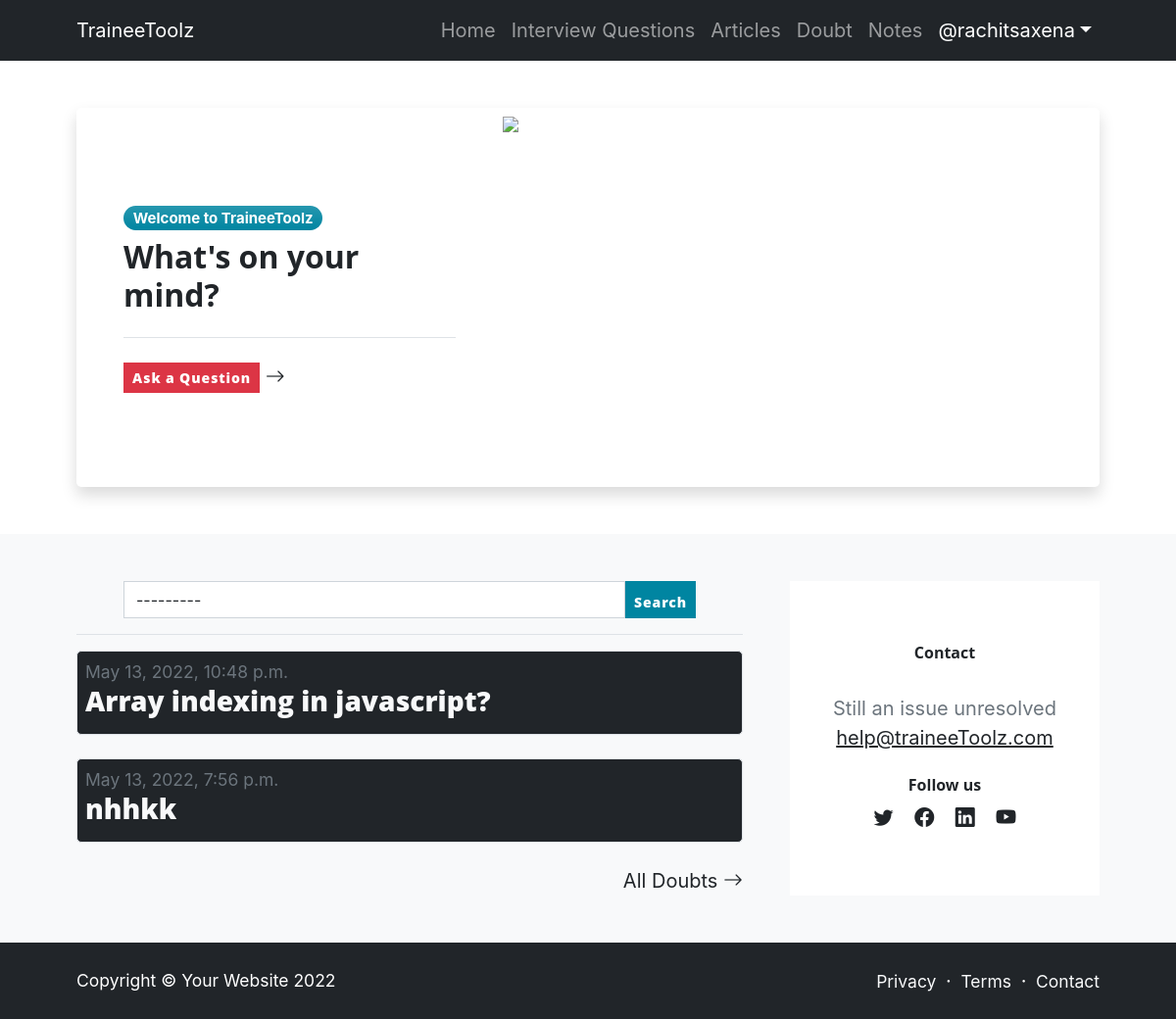
The app's page /doubt/ (signed in), older data.
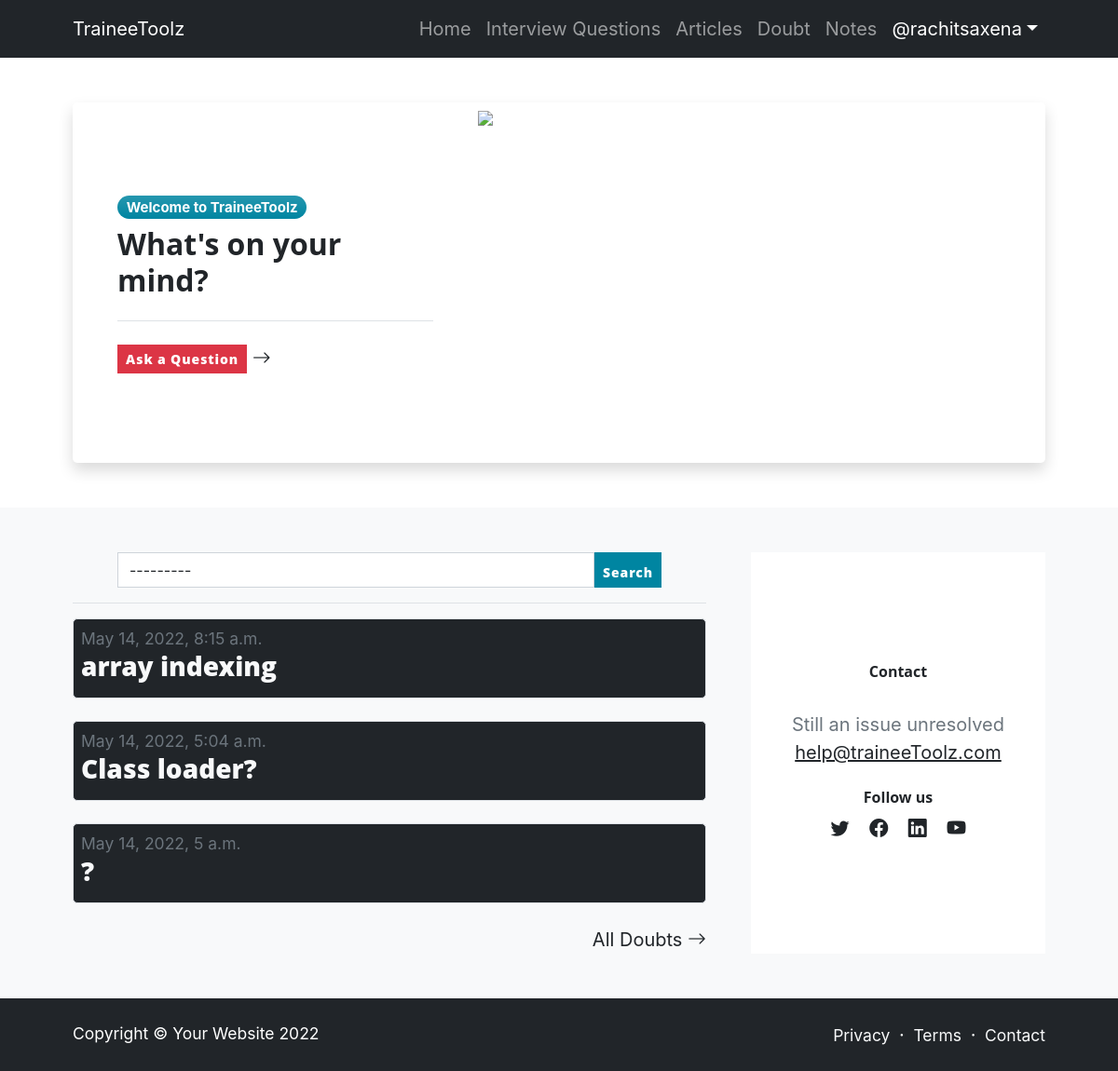
The same page, newer data.
### doubt/models.py (models this page shows)
class Doubt(models.Model):
    heading = models.CharField(max_length=200,blank=True,null=True)
    ques = models.TextField()
    meta = models.CharField(max_length=100, blank=True , null=True)
    user = models.ForeignKey(User , on_delete=models.CASCADE)
    date = models.DateTimeField(auto_now_add=True , null=True , blank=True)
    comments = models.ManyToManyField('Comment' , blank=True , related_name="comments")
    category = models.ForeignKey(Category , on_delete=models.CASCADE, null=True , blank=True )
    def __str__(self):
        return str(self.ques + ' ' + self.user.username)

### doubt/views.py (the view)
# urls.py: path('', views.index, name='index'),
@login_required(login_url="loginPage")
def index(request):
    doubts = Doubt.objects.all().order_by('-date')
    queryset = DoubtFilter(request.GET, queryset=doubts)
    doubts = queryset.qs
    category = Category.objects.all()
    l1 = []
    for i in range(len(doubts)):
        if i == 3:
            break
        else:
            l1.append(doubts[i])
    print(l1)
    params = {
        'doubts':l1,
        'queryset':queryset,
        'category':category
    }
    print(doubts)
    return render(request ,'doubt/index.html', params)

### question/models.py (called while the page is built)
    def __str__(self):
        return self.name

### templates/doubt/index.html (shortened to what the changed rows need)
<!DOCTYPE html>
<html lang="en">
{% load widget_tweaks%}
    <head>
        <link href="https://cdn.jsdelivr.net/npm/bootstrap-icons@1.5.0/font/bootstrap-icons.css" rel="stylesheet" />
    </head> {% load static %}
    <body class="d-flex flex-column" >
        <main class="flex-shrink-0">
            <section class="py-5 bg-light">
                <div class="container px-5">
                    <div class="row gx-5">
                        <div class="col-xl-8">
                            {% for i in doubts%}
                            <a href="{% url 'doubt' i.id%}">
                                <div class="mb-4 border p-2 bg-dark text-light" style="border-radius:5px;">
                                    <div class="small text-muted">{{i.date}}</div>
                                    <a class="text-light" href="{% url 'doubt' i.id%}"><h3>{{i.heading}}</h3></a>
                                </div>
                            </a>
                            {% endfor %}
                        </div>
                    </div>
                </div>
            </section>
        </main>
    </body>
</html>

Row changes from the older to the newer data that the page shows:
no longer on this page (row unchanged): Doubt: date "May 13, 2022, 10:48 p.m.", heading "Array indexing in javascript?"
no longer on this page (row unchanged): Doubt: date "May 13, 2022, 7:56 p.m.", heading "nhhkk"
added Doubt: date "May 14, 2022, 8:15 a.m.", heading "array indexing"
added Doubt: date "May 14, 2022, 5:04 a.m.", heading "Class loader?"
added Doubt: date "May 14, 2022, 5 a.m.", heading "?"
